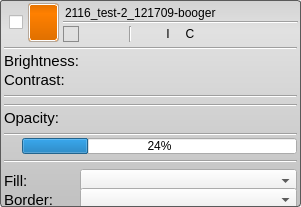
<?xml version="1.0" encoding="UTF-8"?>
<ui version="4.0">
 <class>LayerWidget</class>
 <widget class="QWidget" name="LayerWidget">
  <property name="geometry">
   <rect>
    <x>0</x>
    <y>0</y>
    <width>301</width>
    <height>207</height>
   </rect>
  </property>
  <property name="mouseTracking">
   <bool>false</bool>
  </property>
  <property name="windowTitle">
   <string>Form</string>
  </property>
  <property name="styleSheet">
   <string notr="true">QWidget#LayerWidget{
	background-color: rgba(255,255,255,0);
	border-radius: 3px;
}
QWidget#header_{
	background-color: rgba(255,255,255,0);
}

QWidget#base_{
	background-color: qlineargradient(spread:pad, x1:0.5, y1:0, x2:0.5, y2:0.960227, stop:0 rgba(211, 211, 211, 255), stop:0.155779 rgba(225, 225, 225, 255), stop:1 rgba(194, 194, 194, 255));
	border-radius: 3px;
	border: 1px solid rgb(90, 90, 90);
}

QLineEdit#label_{
	text-align: left;
	color: black;
	margin-right: 3px;
	background-color: rgba(255, 255, 255, 0);
}
QLineEdit#label_:focus{
	background-color: rgb(255, 255, 255);
}

/*QWidget#insert_space_{
	margin-top: 0;
	margin-bottom: 0;
	padding-top: 0;
	padding-bottom: 0; 
	border: 1px solid rgba(50, 50, 50, 40);
	background-color: qlineargradient(spread:pad, x1:0.5, y1:0, x2:0.5, y2:0.960227, stop:0 rgba(0, 0, 0, 50), stop:0.3 rgba(0, 0, 0, 100), stop:0.7 rgba(0, 0, 0, 100), stop:1 rgba(0, 0, 0, 50));
}*/

QWidget#typeBackground_{
	background-color: rgb(255, 128, 0);
	border-radius: 3px;
	border: 1px solid rgba(165, 165, 165, 200);
}
QWidget#typeGradient_{
	border-radius: 3px;
	border: 1px solid white;
	background-color: qlineargradient(spread:pad, x1:0.5, y1:0, x2:0.5, y2:0.960227, stop:0 rgba(0, 0, 0, 25), stop:0.258706 rgba(40, 40, 40, 0), stop:1 rgba(0, 0, 0, 30));
}


/* Buttons */

QToolButton{
	background-color: rgba(0, 0, 0, 0);
	border: 1px solid rgba(0, 0, 0, 0);
}
QToolButton:hover{
	background-color: rgba( 0, 0, 0, 30 );
}
QToolButton:pressed{
	background-color: rgba(0, 0, 0, 0);
	border: 1px solid rgb(139, 139, 139);
	margin:0;
}
QToolButton:checked{
	background-color: rgba(0, 0, 0, 0);
	border: 1px solid rgb(139, 139, 139);
	margin:0;
}

</string>
  </property>
  <layout class="QVBoxLayout" name="verticalLayout_3" stretch="0">
   <property name="spacing">
    <number>0</number>
   </property>
   <property name="margin">
    <number>0</number>
   </property>
   <item>
    <widget class="QWidget" name="base_" native="true">
     <property name="sizePolicy">
      <sizepolicy hsizetype="MinimumExpanding" vsizetype="Fixed">
       <horstretch>0</horstretch>
       <verstretch>0</verstretch>
      </sizepolicy>
     </property>
     <property name="minimumSize">
      <size>
       <width>0</width>
       <height>45</height>
      </size>
     </property>
     <layout class="QVBoxLayout" name="verticalLayout_10">
      <property name="spacing">
       <number>0</number>
      </property>
      <property name="margin">
       <number>0</number>
      </property>
      <item>
       <widget class="QWidget" name="header_" native="true">
        <property name="minimumSize">
         <size>
          <width>0</width>
          <height>45</height>
         </size>
        </property>
        <property name="maximumSize">
         <size>
          <width>16777215</width>
          <height>45</height>
         </size>
        </property>
        <layout class="QHBoxLayout" name="horizontalLayout_4">
         <property name="spacing">
          <number>0</number>
         </property>
         <property name="margin">
          <number>3</number>
         </property>
         <item>
          <widget class="QWidget" name="checkbox_widget_" native="true">
           <property name="minimumSize">
            <size>
             <width>25</width>
             <height>0</height>
            </size>
           </property>
           <property name="font">
            <font>
             <pointsize>18</pointsize>
            </font>
           </property>
           <layout class="QHBoxLayout" name="horizontalLayout_2">
            <property name="spacing">
             <number>0</number>
            </property>
            <property name="leftMargin">
             <number>3</number>
            </property>
            <property name="topMargin">
             <number>6</number>
            </property>
            <property name="rightMargin">
             <number>0</number>
            </property>
            <property name="bottomMargin">
             <number>6</number>
            </property>
            <item>
             <widget class="QCheckBox" name="selection_checkbox_">
              <property name="sizePolicy">
               <sizepolicy hsizetype="Preferred" vsizetype="Fixed">
                <horstretch>0</horstretch>
                <verstretch>0</verstretch>
               </sizepolicy>
              </property>
              <property name="maximumSize">
               <size>
                <width>16</width>
                <height>16</height>
               </size>
              </property>
              <property name="toolTip">
               <string>Check this box to select this layer</string>
              </property>
              <property name="text">
               <string notr="true"/>
              </property>
              <property name="tristate">
               <bool>false</bool>
              </property>
             </widget>
            </item>
           </layout>
          </widget>
         </item>
         <item>
          <widget class="QWidget" name="typeBackground_" native="true">
           <property name="sizePolicy">
            <sizepolicy hsizetype="Fixed" vsizetype="Fixed">
             <horstretch>0</horstretch>
             <verstretch>0</verstretch>
            </sizepolicy>
           </property>
           <property name="minimumSize">
            <size>
             <width>31</width>
             <height>39</height>
            </size>
           </property>
           <property name="maximumSize">
            <size>
             <width>31</width>
             <height>39</height>
            </size>
           </property>
           <property name="mouseTracking">
            <bool>true</bool>
           </property>
           <layout class="QHBoxLayout" name="horizontalLayout">
            <property name="spacing">
             <number>0</number>
            </property>
            <property name="margin">
             <number>1</number>
            </property>
            <item>
             <widget class="QWidget" name="typeGradient_" native="true">
              <property name="sizePolicy">
               <sizepolicy hsizetype="Fixed" vsizetype="Fixed">
                <horstretch>0</horstretch>
                <verstretch>0</verstretch>
               </sizepolicy>
              </property>
              <property name="minimumSize">
               <size>
                <width>29</width>
                <height>37</height>
               </size>
              </property>
              <property name="maximumSize">
               <size>
                <width>31</width>
                <height>37</height>
               </size>
              </property>
              <property name="mouseTracking">
               <bool>true</bool>
              </property>
              <layout class="QHBoxLayout" name="horizontalLayout_9">
               <property name="spacing">
                <number>0</number>
               </property>
               <property name="margin">
                <number>0</number>
               </property>
              </layout>
             </widget>
            </item>
           </layout>
          </widget>
         </item>
         <item>
          <widget class="QWidget" name="widget" native="true">
           <property name="minimumSize">
            <size>
             <width>0</width>
             <height>39</height>
            </size>
           </property>
           <property name="maximumSize">
            <size>
             <width>16777215</width>
             <height>39</height>
            </size>
           </property>
           <layout class="QVBoxLayout" name="verticalLayout">
            <property name="spacing">
             <number>0</number>
            </property>
            <property name="leftMargin">
             <number>4</number>
            </property>
            <property name="topMargin">
             <number>0</number>
            </property>
            <property name="rightMargin">
             <number>0</number>
            </property>
            <property name="bottomMargin">
             <number>0</number>
            </property>
            <item>
             <widget class="QLineEdit" name="label_">
              <property name="sizePolicy">
               <sizepolicy hsizetype="Preferred" vsizetype="Fixed">
                <horstretch>0</horstretch>
                <verstretch>0</verstretch>
               </sizepolicy>
              </property>
              <property name="minimumSize">
               <size>
                <width>0</width>
                <height>18</height>
               </size>
              </property>
              <property name="maximumSize">
               <size>
                <width>16777215</width>
                <height>18</height>
               </size>
              </property>
              <property name="focusPolicy">
               <enum>Qt::ClickFocus</enum>
              </property>
              <property name="toolTip">
               <string>Click here to edit the name</string>
              </property>
              <property name="autoFillBackground">
               <bool>false</bool>
              </property>
              <property name="inputMask">
               <string notr="true"/>
              </property>
              <property name="text">
               <string notr="true">2116_test-2_121709-booger</string>
              </property>
              <property name="frame">
               <bool>false</bool>
              </property>
              <property name="alignment">
               <set>Qt::AlignBottom|Qt::AlignLeading|Qt::AlignLeft</set>
              </property>
             </widget>
            </item>
            <item>
             <widget class="Line" name="line">
              <property name="orientation">
               <enum>Qt::Horizontal</enum>
              </property>
             </widget>
            </item>
            <item>
             <widget class="QWidget" name="widget_2" native="true">
              <property name="minimumSize">
               <size>
                <width>0</width>
                <height>18</height>
               </size>
              </property>
              <property name="maximumSize">
               <size>
                <width>16777215</width>
                <height>18</height>
               </size>
              </property>
              <layout class="QHBoxLayout" name="horizontalLayout_3">
               <property name="leftMargin">
                <number>0</number>
               </property>
               <property name="topMargin">
                <number>2</number>
               </property>
               <property name="rightMargin">
                <number>0</number>
               </property>
               <property name="bottomMargin">
                <number>0</number>
               </property>
               <item>
                <widget class="QToolButton" name="visibility_button_">
                 <property name="minimumSize">
                  <size>
                   <width>16</width>
                   <height>16</height>
                  </size>
                 </property>
                 <property name="maximumSize">
                  <size>
                   <width>16</width>
                   <height>16</height>
                  </size>
                 </property>
                 <property name="toolTip">
                  <string>Turn on or off this layer's visibility</string>
                 </property>
                 <property name="text">
                  <string/>
                 </property>
                 <property name="icon">
                  <iconset resource="Resources/AppInterface.qrc">
                   <normaloff>:/Images/VisibleOff.png</normaloff>
                   <normalon>:/Images/Visible.png</normalon>:/Images/VisibleOff.png</iconset>
                 </property>
                 <property name="checkable">
                  <bool>true</bool>
                 </property>
                 <property name="checked">
                  <bool>true</bool>
                 </property>
                </widget>
               </item>
               <item>
                <widget class="QToolButton" name="opacity_button_">
                 <property name="minimumSize">
                  <size>
                   <width>16</width>
                   <height>16</height>
                  </size>
                 </property>
                 <property name="maximumSize">
                  <size>
                   <width>16</width>
                   <height>16</height>
                  </size>
                 </property>
                 <property name="toolTip">
                  <string>Open the opacity menu</string>
                 </property>
                 <property name="text">
                  <string/>
                 </property>
                 <property name="icon">
                  <iconset resource="Resources/AppInterface.qrc">
                   <normaloff>:/Images/OpacityOff.png</normaloff>
                   <normalon>:/Images/Opacity.png</normalon>:/Images/OpacityOff.png</iconset>
                 </property>
                 <property name="checkable">
                  <bool>true</bool>
                 </property>
                </widget>
               </item>
               <item>
                <widget class="QToolButton" name="lock_button_">
                 <property name="minimumSize">
                  <size>
                   <width>16</width>
                   <height>16</height>
                  </size>
                 </property>
                 <property name="maximumSize">
                  <size>
                   <width>16</width>
                   <height>16</height>
                  </size>
                 </property>
                 <property name="font">
                  <font>
                   <pointsize>25</pointsize>
                   <weight>75</weight>
                   <bold>true</bold>
                  </font>
                 </property>
                 <property name="toolTip">
                  <string>Lock or unlock the layer</string>
                 </property>
                 <property name="text">
                  <string/>
                 </property>
                 <property name="icon">
                  <iconset resource="Resources/AppInterface.qrc">
                   <normaloff>:/Images/LockOff.png</normaloff>
                   <normalon>:/Images/Lock.png</normalon>:/Images/LockOff.png</iconset>
                 </property>
                 <property name="iconSize">
                  <size>
                   <width>16</width>
                   <height>16</height>
                  </size>
                 </property>
                 <property name="checkable">
                  <bool>true</bool>
                 </property>
                 <property name="checked">
                  <bool>false</bool>
                 </property>
                </widget>
               </item>
               <item>
                <widget class="Line" name="header_seperator_line_">
                 <property name="orientation">
                  <enum>Qt::Vertical</enum>
                 </property>
                </widget>
               </item>
               <item>
                <widget class="QToolButton" name="color_button_">
                 <property name="minimumSize">
                  <size>
                   <width>16</width>
                   <height>16</height>
                  </size>
                 </property>
                 <property name="maximumSize">
                  <size>
                   <width>16</width>
                   <height>16</height>
                  </size>
                 </property>
                 <property name="toolTip">
                  <string>Open the color menu</string>
                 </property>
                 <property name="text">
                  <string/>
                 </property>
                 <property name="icon">
                  <iconset resource="Resources/AppInterface.qrc">
                   <normaloff>:/Images/ColorOff.png</normaloff>
                   <normalon>:/Images/Color.png</normalon>:/Images/ColorOff.png</iconset>
                 </property>
                 <property name="checkable">
                  <bool>true</bool>
                 </property>
                </widget>
               </item>
               <item>
                <widget class="QToolButton" name="iso_surface_button_">
                 <property name="minimumSize">
                  <size>
                   <width>16</width>
                   <height>16</height>
                  </size>
                 </property>
                 <property name="maximumSize">
                  <size>
                   <width>16</width>
                   <height>16</height>
                  </size>
                 </property>
                 <property name="toolTip">
                  <string>Turn on or off the iso-surface</string>
                 </property>
                 <property name="text">
                  <string>I</string>
                 </property>
                 <property name="icon">
                  <iconset resource="Resources/AppInterface.qrc">
                   <normaloff>:/Images/IsosurfaceVisibleOff.png</normaloff>
                   <normalon>:/Images/IsosurfaceVisible.png</normalon>:/Images/IsosurfaceVisibleOff.png</iconset>
                 </property>
                 <property name="checkable">
                  <bool>true</bool>
                 </property>
                </widget>
               </item>
               <item>
                <widget class="QToolButton" name="compute_iso_surface_button_">
                 <property name="minimumSize">
                  <size>
                   <width>16</width>
                   <height>16</height>
                  </size>
                 </property>
                 <property name="maximumSize">
                  <size>
                   <width>16</width>
                   <height>16</height>
                  </size>
                 </property>
                 <property name="toolTip">
                  <string>Compute the iso-surface</string>
                 </property>
                 <property name="text">
                  <string>C</string>
                 </property>
                 <property name="icon">
                  <iconset resource="Resources/AppInterface.qrc">
                   <normaloff>:/Images/IsosurfaceComputeOff.png</normaloff>
                   <normalon>:/Images/IsosurfaceCompute.png</normalon>:/Images/IsosurfaceComputeOff.png</iconset>
                 </property>
                 <property name="checkable">
                  <bool>false</bool>
                 </property>
                </widget>
               </item>
               <item>
                <widget class="QToolButton" name="fill_border_button_">
                 <property name="minimumSize">
                  <size>
                   <width>16</width>
                   <height>16</height>
                  </size>
                 </property>
                 <property name="maximumSize">
                  <size>
                   <width>16</width>
                   <height>16</height>
                  </size>
                 </property>
                 <property name="toolTip">
                  <string>Open the fill/border menu</string>
                 </property>
                 <property name="text">
                  <string/>
                 </property>
                 <property name="icon">
                  <iconset resource="Resources/AppInterface.qrc">
                   <normaloff>:/Images/BorderOff.png</normaloff>
                   <normalon>:/Images/Border.png</normalon>:/Images/BorderOff.png</iconset>
                 </property>
                 <property name="checkable">
                  <bool>true</bool>
                 </property>
                </widget>
               </item>
               <item>
                <widget class="QToolButton" name="volume_rendered_button_">
                 <property name="minimumSize">
                  <size>
                   <width>16</width>
                   <height>16</height>
                  </size>
                 </property>
                 <property name="maximumSize">
                  <size>
                   <width>16</width>
                   <height>16</height>
                  </size>
                 </property>
                 <property name="toolTip">
                  <string>Turn on or off the volume render</string>
                 </property>
                 <property name="text">
                  <string/>
                 </property>
                 <property name="icon">
                  <iconset resource="Resources/AppInterface.qrc">
                   <normaloff>:/Images/VolumeVisibleOff.png</normaloff>
                   <normalon>:/Images/VolumeVisible.png</normalon>:/Images/VolumeVisibleOff.png</iconset>
                 </property>
                </widget>
               </item>
               <item>
                <widget class="QToolButton" name="brightness_contrast_button_">
                 <property name="minimumSize">
                  <size>
                   <width>16</width>
                   <height>16</height>
                  </size>
                 </property>
                 <property name="maximumSize">
                  <size>
                   <width>16</width>
                   <height>16</height>
                  </size>
                 </property>
                 <property name="toolTip">
                  <string>Open the brightness/contrast menu</string>
                 </property>
                 <property name="text">
                  <string/>
                 </property>
                 <property name="icon">
                  <iconset resource="Resources/AppInterface.qrc">
                   <normaloff>:/Images/BrightnessOff.png</normaloff>
                   <normalon>:/Images/Brightness.png</normalon>:/Images/BrightnessOff.png</iconset>
                 </property>
                 <property name="checkable">
                  <bool>true</bool>
                 </property>
                </widget>
               </item>
               <item>
                <spacer name="horizontalSpacer">
                 <property name="orientation">
                  <enum>Qt::Horizontal</enum>
                 </property>
                 <property name="sizeHint" stdset="0">
                  <size>
                   <width>0</width>
                   <height>20</height>
                  </size>
                 </property>
                </spacer>
               </item>
              </layout>
             </widget>
            </item>
           </layout>
          </widget>
         </item>
        </layout>
       </widget>
      </item>
      <item>
       <widget class="QWidget" name="bright_contrast_bar_" native="true">
        <layout class="QVBoxLayout" name="verticalLayout_4">
         <property name="spacing">
          <number>2</number>
         </property>
         <property name="leftMargin">
          <number>4</number>
         </property>
         <property name="topMargin">
          <number>2</number>
         </property>
         <property name="rightMargin">
          <number>4</number>
         </property>
         <property name="bottomMargin">
          <number>4</number>
         </property>
         <item>
          <widget class="Line" name="line_2">
           <property name="orientation">
            <enum>Qt::Horizontal</enum>
           </property>
          </widget>
         </item>
         <item>
          <widget class="QWidget" name="widget_4" native="true">
           <layout class="QVBoxLayout" name="brightness_h_layout_">
            <property name="spacing">
             <number>2</number>
            </property>
            <property name="margin">
             <number>0</number>
            </property>
            <item>
             <widget class="QLabel" name="brigntness_label_">
              <property name="sizePolicy">
               <sizepolicy hsizetype="Preferred" vsizetype="Preferred">
                <horstretch>0</horstretch>
                <verstretch>0</verstretch>
               </sizepolicy>
              </property>
              <property name="minimumSize">
               <size>
                <width>0</width>
                <height>0</height>
               </size>
              </property>
              <property name="maximumSize">
               <size>
                <width>16777215</width>
                <height>16777215</height>
               </size>
              </property>
              <property name="font">
               <font>
                <pointsize>11</pointsize>
               </font>
              </property>
              <property name="text">
               <string>Brightness:</string>
              </property>
             </widget>
            </item>
           </layout>
          </widget>
         </item>
         <item>
          <widget class="QWidget" name="widget_5" native="true">
           <layout class="QVBoxLayout" name="contrast_h_layout_">
            <property name="spacing">
             <number>2</number>
            </property>
            <property name="margin">
             <number>0</number>
            </property>
            <item>
             <widget class="QLabel" name="contrast_label_">
              <property name="sizePolicy">
               <sizepolicy hsizetype="Preferred" vsizetype="Preferred">
                <horstretch>0</horstretch>
                <verstretch>0</verstretch>
               </sizepolicy>
              </property>
              <property name="minimumSize">
               <size>
                <width>0</width>
                <height>0</height>
               </size>
              </property>
              <property name="maximumSize">
               <size>
                <width>16777215</width>
                <height>16777215</height>
               </size>
              </property>
              <property name="font">
               <font>
                <pointsize>11</pointsize>
               </font>
              </property>
              <property name="text">
               <string>Contrast:</string>
              </property>
             </widget>
            </item>
           </layout>
          </widget>
         </item>
        </layout>
       </widget>
      </item>
      <item>
       <widget class="QWidget" name="color_bar_" native="true">
        <layout class="QVBoxLayout" name="verticalLayout_5">
         <property name="spacing">
          <number>2</number>
         </property>
         <property name="leftMargin">
          <number>4</number>
         </property>
         <property name="topMargin">
          <number>2</number>
         </property>
         <property name="rightMargin">
          <number>4</number>
         </property>
         <property name="bottomMargin">
          <number>4</number>
         </property>
         <item>
          <widget class="Line" name="line_3">
           <property name="orientation">
            <enum>Qt::Horizontal</enum>
           </property>
          </widget>
         </item>
        </layout>
       </widget>
      </item>
      <item>
       <widget class="QWidget" name="opacity_bar_" native="true">
        <layout class="QVBoxLayout" name="verticalLayout_7">
         <property name="spacing">
          <number>2</number>
         </property>
         <property name="leftMargin">
          <number>4</number>
         </property>
         <property name="topMargin">
          <number>2</number>
         </property>
         <property name="rightMargin">
          <number>4</number>
         </property>
         <property name="bottomMargin">
          <number>4</number>
         </property>
         <item>
          <widget class="Line" name="opacity_bar_line_">
           <property name="sizePolicy">
            <sizepolicy hsizetype="Preferred" vsizetype="Fixed">
             <horstretch>0</horstretch>
             <verstretch>0</verstretch>
            </sizepolicy>
           </property>
           <property name="orientation">
            <enum>Qt::Horizontal</enum>
           </property>
          </widget>
         </item>
         <item>
          <widget class="QWidget" name="widget_3" native="true">
           <layout class="QVBoxLayout" name="verticalLayout_2">
            <property name="spacing">
             <number>2</number>
            </property>
            <property name="margin">
             <number>0</number>
            </property>
            <item>
             <widget class="QLabel" name="opacity_label_">
              <property name="sizePolicy">
               <sizepolicy hsizetype="Preferred" vsizetype="Preferred">
                <horstretch>0</horstretch>
                <verstretch>0</verstretch>
               </sizepolicy>
              </property>
              <property name="font">
               <font>
                <pointsize>11</pointsize>
               </font>
              </property>
              <property name="text">
               <string>Opacity:</string>
              </property>
             </widget>
            </item>
           </layout>
          </widget>
         </item>
        </layout>
       </widget>
      </item>
      <item>
       <widget class="QWidget" name="progress_bar_bar_" native="true">
        <layout class="QVBoxLayout" name="verticalLayout_8">
         <property name="spacing">
          <number>2</number>
         </property>
         <property name="leftMargin">
          <number>4</number>
         </property>
         <property name="topMargin">
          <number>2</number>
         </property>
         <property name="rightMargin">
          <number>4</number>
         </property>
         <property name="bottomMargin">
          <number>4</number>
         </property>
         <item>
          <widget class="Line" name="progress_line_">
           <property name="sizePolicy">
            <sizepolicy hsizetype="Preferred" vsizetype="Fixed">
             <horstretch>0</horstretch>
             <verstretch>0</verstretch>
            </sizepolicy>
           </property>
           <property name="orientation">
            <enum>Qt::Horizontal</enum>
           </property>
          </widget>
         </item>
         <item>
          <widget class="QWidget" name="widget_7" native="true">
           <layout class="QHBoxLayout" name="horizontalLayout_6">
            <property name="spacing">
             <number>2</number>
            </property>
            <property name="margin">
             <number>0</number>
            </property>
            <item>
             <widget class="QToolButton" name="progress_cancel_button_">
              <property name="minimumSize">
               <size>
                <width>16</width>
                <height>16</height>
               </size>
              </property>
              <property name="maximumSize">
               <size>
                <width>16</width>
                <height>16</height>
               </size>
              </property>
              <property name="text">
               <string/>
              </property>
              <property name="icon">
               <iconset resource="Resources/AppInterface.qrc">
                <normaloff>:/Images/Close.png</normaloff>:/Images/Close.png</iconset>
              </property>
              <property name="iconSize">
               <size>
                <width>16</width>
                <height>16</height>
               </size>
              </property>
             </widget>
            </item>
            <item>
             <widget class="QProgressBar" name="progress_bar_">
              <property name="sizePolicy">
               <sizepolicy hsizetype="Preferred" vsizetype="Fixed">
                <horstretch>0</horstretch>
                <verstretch>0</verstretch>
               </sizepolicy>
              </property>
              <property name="minimumSize">
               <size>
                <width>0</width>
                <height>16</height>
               </size>
              </property>
              <property name="maximumSize">
               <size>
                <width>16777215</width>
                <height>16</height>
               </size>
              </property>
              <property name="value">
               <number>24</number>
              </property>
              <property name="alignment">
               <set>Qt::AlignCenter</set>
              </property>
              <property name="textVisible">
               <bool>true</bool>
              </property>
             </widget>
            </item>
           </layout>
          </widget>
         </item>
        </layout>
       </widget>
      </item>
      <item>
       <widget class="QWidget" name="border_bar_" native="true">
        <layout class="QVBoxLayout" name="verticalLayout_9">
         <property name="spacing">
          <number>2</number>
         </property>
         <property name="leftMargin">
          <number>4</number>
         </property>
         <property name="topMargin">
          <number>2</number>
         </property>
         <property name="rightMargin">
          <number>4</number>
         </property>
         <property name="bottomMargin">
          <number>4</number>
         </property>
         <item>
          <widget class="Line" name="border_line_">
           <property name="sizePolicy">
            <sizepolicy hsizetype="Preferred" vsizetype="Fixed">
             <horstretch>0</horstretch>
             <verstretch>0</verstretch>
            </sizepolicy>
           </property>
           <property name="orientation">
            <enum>Qt::Horizontal</enum>
           </property>
          </widget>
         </item>
         <item>
          <widget class="QWidget" name="widget_8" native="true">
           <property name="minimumSize">
            <size>
             <width>0</width>
             <height>32</height>
            </size>
           </property>
           <property name="maximumSize">
            <size>
             <width>16777215</width>
             <height>32</height>
            </size>
           </property>
           <layout class="QHBoxLayout" name="horizontalLayout_7" stretch="1,3">
            <property name="spacing">
             <number>4</number>
            </property>
            <property name="margin">
             <number>0</number>
            </property>
            <item>
             <widget class="QLabel" name="label">
              <property name="minimumSize">
               <size>
                <width>0</width>
                <height>30</height>
               </size>
              </property>
              <property name="maximumSize">
               <size>
                <width>16777215</width>
                <height>30</height>
               </size>
              </property>
              <property name="font">
               <font>
                <pointsize>11</pointsize>
               </font>
              </property>
              <property name="text">
               <string>Fill:</string>
              </property>
             </widget>
            </item>
            <item>
             <widget class="QComboBox" name="fill_selection_combo_">
              <property name="minimumSize">
               <size>
                <width>0</width>
                <height>24</height>
               </size>
              </property>
             </widget>
            </item>
           </layout>
          </widget>
         </item>
         <item>
          <widget class="QWidget" name="widget_9" native="true">
           <property name="minimumSize">
            <size>
             <width>0</width>
             <height>32</height>
            </size>
           </property>
           <property name="maximumSize">
            <size>
             <width>16777215</width>
             <height>32</height>
            </size>
           </property>
           <layout class="QHBoxLayout" name="horizontalLayout_8" stretch="1,3">
            <property name="spacing">
             <number>4</number>
            </property>
            <property name="margin">
             <number>0</number>
            </property>
            <item>
             <widget class="QLabel" name="label_2">
              <property name="minimumSize">
               <size>
                <width>0</width>
                <height>30</height>
               </size>
              </property>
              <property name="maximumSize">
               <size>
                <width>16777215</width>
                <height>30</height>
               </size>
              </property>
              <property name="font">
               <font>
                <pointsize>11</pointsize>
               </font>
              </property>
              <property name="text">
               <string>Border:</string>
              </property>
             </widget>
            </item>
            <item>
             <widget class="QComboBox" name="border_selection_combo_">
              <property name="minimumSize">
               <size>
                <width>0</width>
                <height>24</height>
               </size>
              </property>
             </widget>
            </item>
           </layout>
          </widget>
         </item>
        </layout>
       </widget>
      </item>
     </layout>
    </widget>
   </item>
  </layout>
 </widget>
 <resources>
  <include location="Resources/AppInterface.qrc"/>
 </resources>
 <connections/>
</ui>
